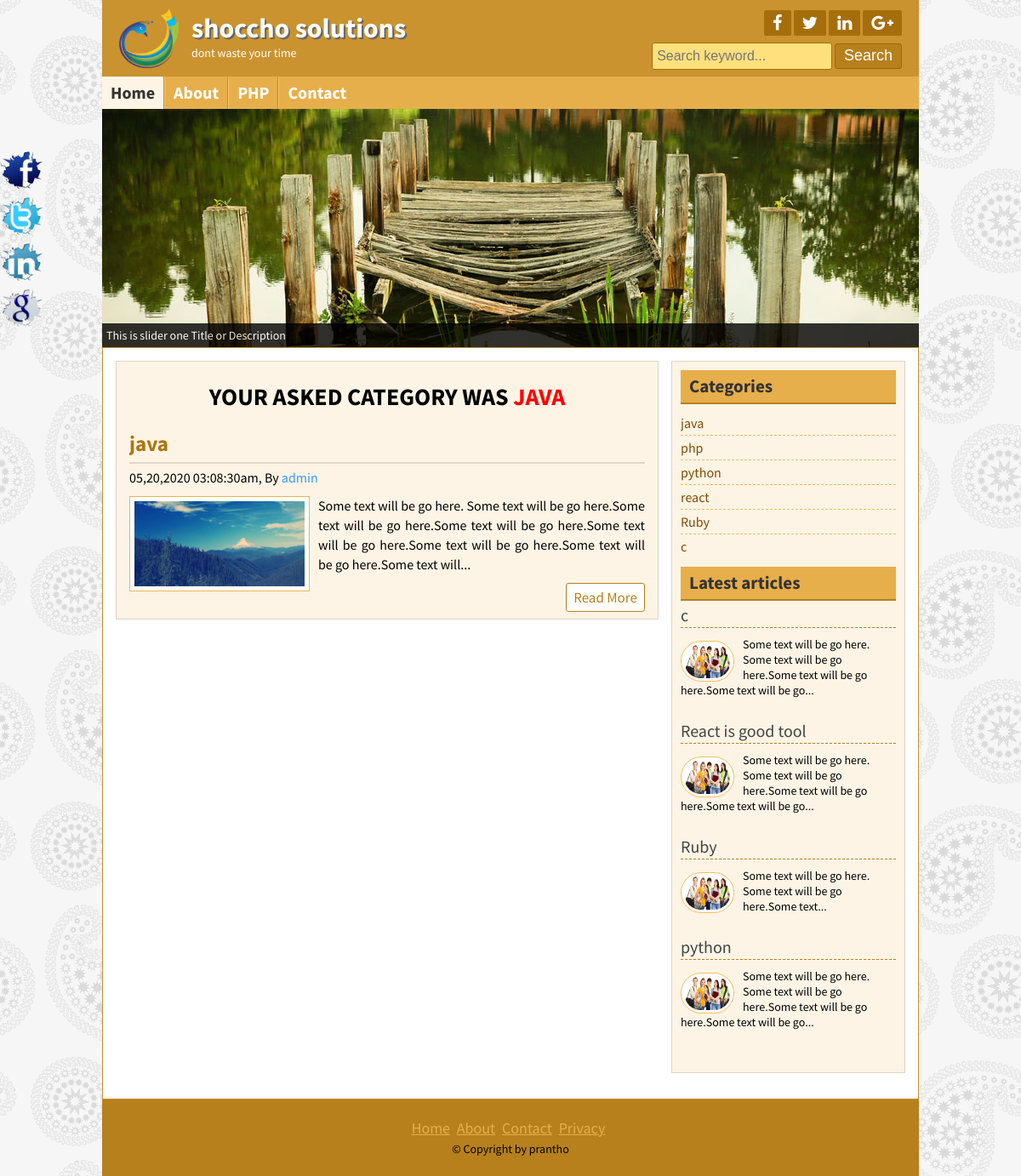
/category.php?id=2, run on the app's committed database.
### tables this page shows
CREATE TABLE `slogan` (
  `id` int(11) NOT NULL,
  `sloga` varchar(255) NOT NULL,
  `des` varchar(255) NOT NULL,
  `img` varchar(100) NOT NULL
);

CREATE TABLE `social` (
  `id` int(11) NOT NULL,
  `Facebook` varchar(255) NOT NULL,
  `Twitter` varchar(255) NOT NULL,
  `LinkedIn` varchar(255) NOT NULL,
  `Google` varchar(255) NOT NULL
);

CREATE TABLE `pages` (
  `id` int(11) NOT NULL,
  `nav` varchar(30) NOT NULL,
  `title` varchar(30) NOT NULL,
  `post` text NOT NULL,
  `time` timestamp NOT NULL DEFAULT current_timestamp()
);

CREATE TABLE `post` (
  `postid` int(11) NOT NULL,
  `catid` int(11) NOT NULL,
  `Title` varchar(255) NOT NULL,
  `post` text NOT NULL,
  `author` varchar(100) NOT NULL,
  `Image` varchar(255) NOT NULL DEFAULT 'post2.png',
  `time` timestamp NOT NULL DEFAULT current_timestamp()
);

CREATE TABLE `category` (
  `catid` int(11) NOT NULL,
  `category` varchar(255) NOT NULL
);

CREATE TABLE `footer` (
  `id` int(11) NOT NULL,
  `copy` varchar(255) NOT NULL
);

### lib/Database.php (called while the page is built, shortened)
<?php
class database{
    public function __construct(){
        $this->link =mysqli_connect('localhost','root','','blog') or die("error is:".mysqli_error($this->link));
    }
    public function select($data){
       $sel = mysqli_query($this->link,$data);
       if($sel){
         return $sel;
       }
    }
}
?>

### helpers/help.php (called while the page is built, shortened)
<?php
 class help{
    public function date($date){
       $d= date("m,d,Y h:i:sa",strtotime($date));
       return $d;
    }
    public function read($data,$limit){
        $data=substr($data,0,$limit);
        $data=substr($data,0,strrpos($data,' ')) .'...';
        return $data;
    }
 }

### category.php (the view)
<?php include 'inc/header.php'; ?>
<?php include 'inc/slider.php'; ?>
 <?php
        if(isset($_GET['id'])){
          $key= $_GET['id'];
        }
        else{
            header('location:404.php');
        }
?>
	<div class="contentsection contemplete clear">
		<div class="maincontent clear">
                    <?php
                        $select="SELECT * FROM `post` WHERE catid=$key";
                        $query = $db->select($select);
                        while($row= mysqli_fetch_assoc($query)){
                            $tit=$row['Title'];
                        }
                    ?>
<h1 style="margin:1.5rem 0rem;text-align:center;">YOUR ASKED CATEGORY WAS<span style="color:red;text-transform:uppercase;"> <?php echo $tit;?></span></h1>
        	<?php
                $select="SELECT * FROM `post` WHERE catid=$key";
                $query = $db->select($select);
                while($row= mysqli_fetch_assoc($query)){?>
			<div class="samepost clear">
				<h2><a href=""><?php echo $row['Title'];?></a></h2>
				<h4><?php echo $help->date($row['time']);?>, By <a href="#"><?php echo $row['author'];?></a></h4>
				 <a href="#"><img src="images/<?php echo $row['Image'];?>" alt="post image"/></a>
				<p>
					<?php echo $help->read($row['post'],200);?>
				</p>
				<div class="readmore clear">
					<a href="post.php?id=<?php echo $row['postid'];?>">Read More</a>
				</div>
			</div>
		<?php
		};
		?>
		</div>
<?php include 'inc/sidebar.php'; ?>
<?php include 'inc/footer.php'; ?>

### inc/header.php (shortened to what this page needs)
<!DOCTYPE html>
<html>
<head>
	<link rel="stylesheet" href="font-awesome-4.5.0/css/font-awesome.css">
	<link rel="stylesheet" href="css/nivo-slider.css" type="text/css" media="screen" />
	<link rel="stylesheet" href="style.css">
</head>
<body>
	<?php
	include "lib/Database.php";
	include "helpers/help.php";
	$help = new help();
	$db = new database();
	?>
	<div class="headersection templete clear">
		<a href="#">
			<div class="logo">
				<?php
				$select = "SELECT * FROM `slogan`";
				$query = $db->select($select);
				while ($row = mysqli_fetch_assoc($query)) { ?>
					<img src="images/<?php echo $row['img']; ?>" alt="Logo" />
					<h2><?php echo $row['sloga']; ?></h2>
					<p><?php echo $row['des']; ?></p>
				<?php
				}
				?>
			</div>
		</a>
		<div class="social clear">
			<div class="icon clear">
				<?php
				$select = "SELECT * FROM `social`";
				$query = $db->select($select);
				while ($row = mysqli_fetch_assoc($query)) { ?>
					<a href="<?php echo $row['Facebook']; ?>" target="_blank"><i class="fa fa-facebook"></i></a>
					<a href="<?php echo $row['Twitter']; ?>" target="_blank"><i class="fa fa-twitter"></i></a>
					<a href="<?php echo $row['LinkedIn']; ?>" target="_blank"><i class="fa fa-linkedin"></i></a>
					<a href="<?php echo $row['Google']; ?>" target="_blank"><i class="fa fa-google-plus"></i></a>
				<?php
				};
				?>
			</div>
			<div class="searchbtn clear">
				<form action="search.php" method="post">
					<input type="text" name="search" placeholder="Search keyword..." />
					<input type="submit" name="submit" value="Search" />
				</form>
			</div>
		</div>
	</div>
	<div class="navsection templete">
		<ul>
			<li><a id="active" href="index.php">Home</a></li>
			<?php
			$select = "SELECT * FROM pages";
			$query = $db->select($select);
			while ($page = mysqli_fetch_array($query)) { ?>
				<li><a href="common.php?id=<?php echo $page['id']; ?>"><?php echo $page['nav']; ?></a></li>
			<?php
			}
			?>
			<li><a href="contact.php">Contact</a></li>
		</ul>
	</div>

### inc/sidebar.php
<div class="sidebar clear">
	<div class="samesidebar clear">
		<h2>Categories</h2>
		<ul>
			<?php
			$select = "SELECT * FROM `category` ORDER BY catid";
			$query = $db->select($select);
			while ($row = mysqli_fetch_assoc($query)) { ?>
				<li><a href="category.php?id=<?php echo $row['catid']; ?>"><?php echo $row['category']; ?></a></li>
			<?php
			};
			?>
		</ul>
	</div>
	<div class="samesidebar clear">
		<h2>Latest articles</h2>
		<?php
		$select = "SELECT * FROM `post` ORDER BY postid DESC Limit 4";
		$query = $db->select($select);
		while ($row = mysqli_fetch_assoc($query)) { ?>
			<div class="popular clear">
				<h3><a href="post.php?id=<?php echo $row['postid']; ?>"><?php echo $row['Title']; ?></a></h3>
				<a href="post.php?id=<?php echo $row['postid']; ?>"><img src="images/<?php echo $row['Image']; ?>" alt="post image" /></a>
				<p><?php echo $help->read($row['post'], 100); ?></p>
			</div>
		<?php
		};
		?>
	</div>
</div>
</div>

### inc/footer.php (shortened to what this page needs)
<div class="footersection templete clear">
	  <div class="footermenu clear">
		<ul>
			<li><a href="#">Home</a></li>
			<li><a href="#">About</a></li>
			<li><a href="#">Contact</a></li>
			<li><a href="#">Privacy</a></li>
		</ul>
	  </div>
	 		 <?php
				$select="SELECT * FROM `footer`";
				$query = $db->select($select);
				while($row= mysqli_fetch_assoc($query)){?>
					<p><?php echo $row['copy'];?></p>
				<?php
				}
				?>
	</div>
	<div class="fixedicon clear">
		<a href="http://www.facebook.com"><img src="images/fb.png" alt="Facebook"/></a>
		<a href="http://www.twitter.com"><img src="images/tw.png" alt="Twitter"/></a>
		<a href="http://www.linkedin.com"><img src="images/in.png" alt="LinkedIn"/></a>
		<a href="http://www.google.com"><img src="images/gl.png" alt="GooglePlus"/></a>
	</div>
</body>
</html>

### data on the page
slogan: img (picture), sloga "shoccho solutions", des "dont waste your time"
pages: nav "About"
pages: nav "PHP"
post: Title "JAVA", Title "java", time "05,20,2020 03:08:30am", author "admin", Image (picture), post "Some text will be go here. Some text will be go here.Some text will be go here.Some text will be go here.Some text will be go here.Some text will be go here.Some text will be go here.Some text will..."
category: category "java"
category: category "php"
category: category "python"
category: category "react"
category: category "Ruby"
category: category "c"
post: Title "c", Image (picture), post "Some text will be go here. Some text will be go here.Some text will be go here.Some text will be go..."
post: Title "React is good tool", Image (picture), post "Some text will be go here. Some text will be go here.Some text will be go here.Some text will be go..."
post: Title "Ruby", Image (picture), post "Some text will be go here. Some text will be go here.Some text..."
post: Title "python", Image (picture), post "Some text will be go here. Some text will be go here.Some text will be go here.Some text will be go..."
footer: copy "© Copyright by prantho"
